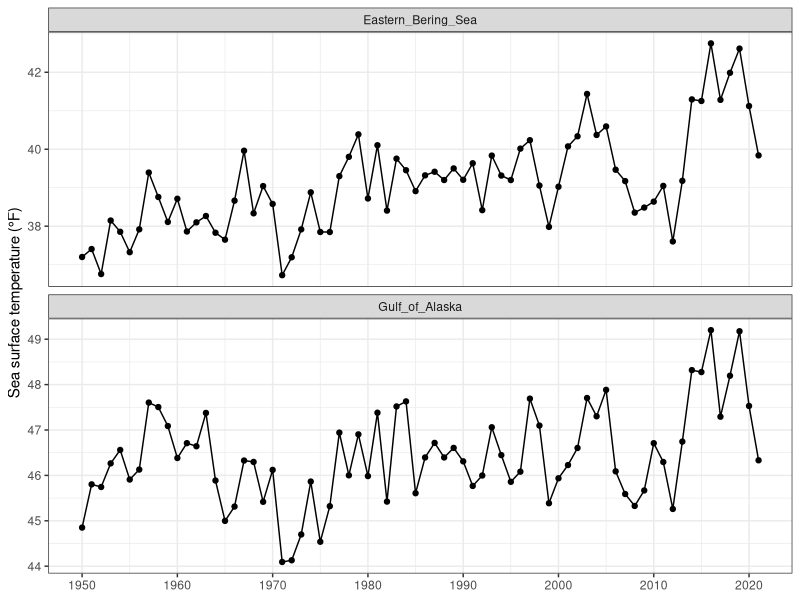
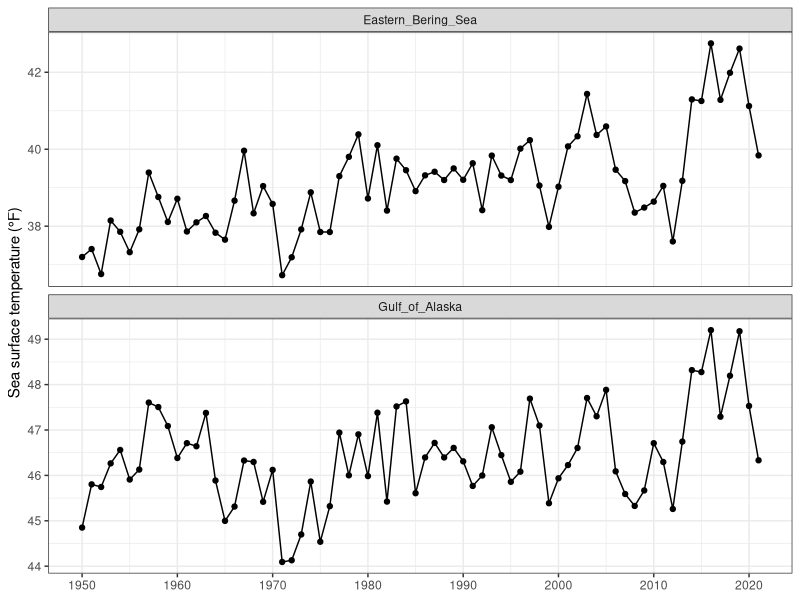

These figures' R source, in order:
# plot annual EBS / GOA SST for outreach talk

library(tidyverse)

# load summarized ersst data

dat <- read.csv("./output data/regional_north_pacific_ersst_time_series.csv")

head(dat)

dat <- dat %>%
  filter(region %in% c("Eastern_Bering_Sea", "Gulf_of_Alaska"),
         year >= 1950) %>%
  mutate(temp = (annual.unsmoothed*9/5)+32) %>%
  select(region, year, temp)

ggplot(dat, aes(year, temp)) +
  geom_line() +
  geom_point() +
  facet_wrap(~region, ncol = 1, scales = "free_y") +
  ylab("Sea surface temperature (°F)") +
  theme_bw() +
  theme(axis.title.x = element_blank()) +
  scale_x_continuous(breaks = seq(1950,2020,10)) 

ggsave("./figs/fahrenheit_EBS_GOA_sst.png", width = 4, height = 5, units = 'in')
